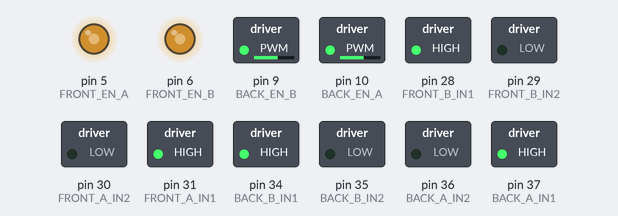
The sketch below on a simulated Arduino Mega 2560, built with avr-gcc and run on an emulated ATmega2560. Parts: switched loads named in the sketch (green lamp = pin HIGH), output pins drawn as LEDs (lit = HIGH). What the sketch prints to the serial monitor is not drawn.

Above: at 0.1 s.
Timing chart, 0 to 1.6 s (numbered marks = the images above):
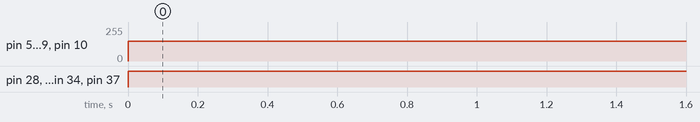

Measured:
- by itself, pin 5 (FRONT_EN_A), pin 6 (FRONT_EN_B), pin 9 (BACK_EN_B), pin 10 (BACK_EN_A): 0/255 → 150/255 at 0.00 s
- by itself, pin 28 (FRONT_B_IN1), pin 31 (FRONT_A_IN1), pin 34 (BACK_B_IN1), pin 37 (BACK_A_IN1): LOW → HIGH at 0.00 s

The sketch:

Motor_Test.ino
```cpp
const int FRONT_EN_A = 5, FRONT_EN_B = 6;
const int FRONT_A_IN1 = 31, FRONT_A_IN2 = 30, FRONT_B_IN1 = 28, FRONT_B_IN2 = 29;

const int BACK_EN_A = 10, BACK_EN_B = 9;
const int BACK_A_IN1 = 37, BACK_A_IN2 = 36, BACK_B_IN1 = 34, BACK_B_IN2 = 35;

const int MOTOR_SPEED = 150;

void setup() {
  // put your setup code here, to run once:
  pinMode(FRONT_EN_A, OUTPUT);
  pinMode(FRONT_EN_B, OUTPUT);

  pinMode(FRONT_A_IN1, OUTPUT);
  pinMode(FRONT_A_IN2, OUTPUT);

  pinMode(FRONT_B_IN1, OUTPUT);
  pinMode(FRONT_B_IN2, OUTPUT);

  //BACK
  pinMode(BACK_EN_A, OUTPUT);
  pinMode(BACK_EN_B, OUTPUT);

  pinMode(BACK_A_IN1, OUTPUT);
  pinMode(BACK_A_IN2, OUTPUT);

  pinMode(BACK_B_IN1, OUTPUT);
  pinMode(BACK_B_IN2, OUTPUT);

  Serial.begin(9600);
}

void loop() {

  Serial.println("Running!");

  // FRONT
  analogWrite(FRONT_EN_A, MOTOR_SPEED);
  digitalWrite(FRONT_A_IN1, HIGH);
  digitalWrite(FRONT_A_IN2, LOW);

  analogWrite(FRONT_EN_B, MOTOR_SPEED);
  digitalWrite(FRONT_B_IN1, HIGH);
  digitalWrite(FRONT_B_IN2, LOW);


  // BACK
  analogWrite(BACK_EN_A, MOTOR_SPEED);
  digitalWrite(BACK_A_IN1, HIGH);
  digitalWrite(BACK_A_IN2, LOW);

  analogWrite(BACK_EN_B, MOTOR_SPEED);
  digitalWrite(BACK_B_IN1, HIGH);
  digitalWrite(BACK_B_IN2, LOW);
}
```
